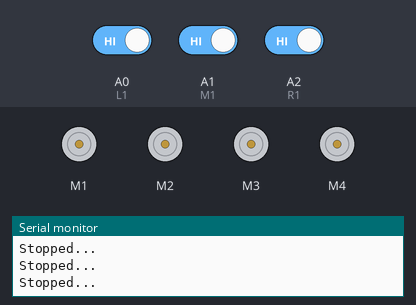
A sketch run on a simulated Arduino Uno, built with avr-gcc and run on an emulated ATmega328P. Parts: 4 × DC motor (green arrow = forward, orange = backward, longer = faster), the last lines printed to the serial monitor. Inputs (shaded band) come from the test bench; at power-on: A0 (L1) HIGH, A1 (M1) HIGH, A2 (R1) HIGH.

Above: at 1.2 s.
1.3 s: A0 (L1) driven LOW and A1 (M1) driven LOW
At 1.8 s:
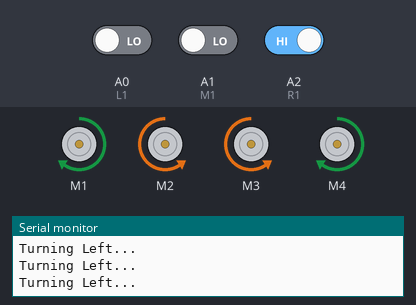
2.8 s: A2 (R1) driven LOW
At 3.1 s:
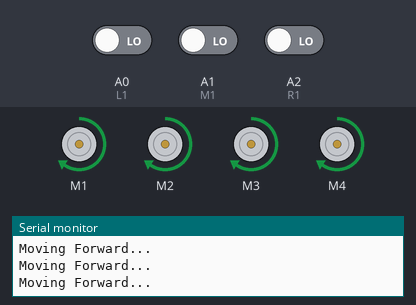
4.3 s: A0 (L1) driven HIGH
At 5.5 s:
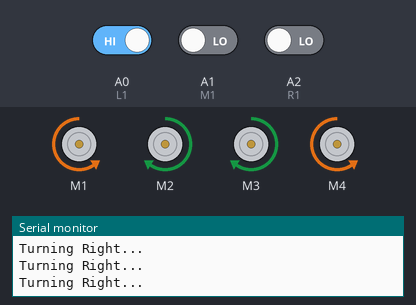
5.8 s: A1 (M1) driven HIGH
At 6.3 s:
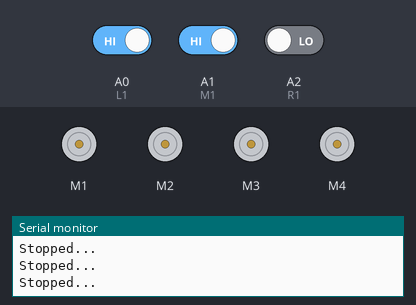
8.8 s: A1 (M1) driven LOW
At 9.8 s:
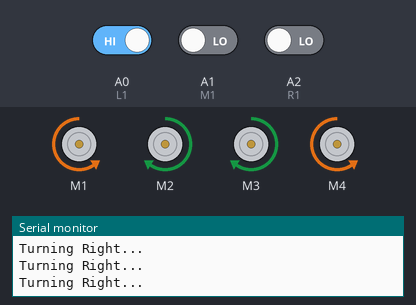
11.8 s: A0 (L1) driven LOW
At 12.7 s:
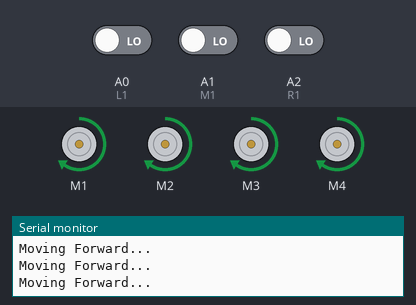
Timing chart, 0 to 14.8 s (numbered marks = the images above; inputs shaded):
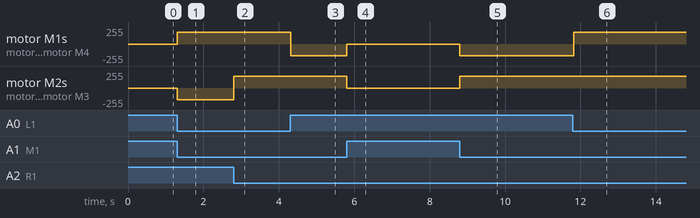

The sketch:

MotorCarFunction.ino
```cpp
#include <AFMotor.h>

// Define motor pins
#define L1 A0
#define M1 A1
#define R1 A2

// Initialize motors
AF_DCMotor motor1(1);
AF_DCMotor motor2(2);
AF_DCMotor motor3(3);
AF_DCMotor motor4(4);

// Motor speeds
int forwardSpeed = 175;
int turnSpeedmax = 175;
int turnSpeedmin = 175;

void setup() {
  // Initialize serial communication and sensor pins
  Serial.begin(9600);
  pinMode(L1, INPUT);
  pinMode(M1, INPUT);
  pinMode(R1, INPUT);
}

void loop() {
  // Read sensor values
  int LSensor = digitalRead(L1);
  int MSensor = digitalRead(M1);
  int RSensor = digitalRead(R1);

  // Check sensor conditions for different movements
  if (LSensor == 0 && MSensor == 0 && RSensor == 0) {
    // MOVE FORWARD
    moveForward(forwardSpeed);
  } else if (LSensor == 0 && MSensor == 0 && RSensor == 1) {
    // TURN LEFT
    turnLeft();
  } else if (LSensor == 1 && MSensor == 0 && RSensor == 0) {
    // TURN RIGHT
    turnRight();
  } else if (LSensor == 1 && MSensor == 1 && RSensor == 1) {
    // STOP-When no sensors are active
    stopMotors();
  } else if (LSensor == 0 && MSensor == 1 && RSensor == 1) {
    // STOP-When only Left sensor is active
    stopMotors();
  } else if (LSensor == 1 && MSensor == 1 && RSensor == 0) {
    // STOP-When only Right sensor is active
    stopMotors();
  }
}

void moveForward(int speed) {
  // Set motor speeds and run them forward
  setMotorSpeeds(speed, speed, speed, speed);
  motor1.run(FORWARD);
  motor2.run(FORWARD);
  motor3.run(FORWARD);
  motor4.run(FORWARD);
  Serial.println("Moving Forward...");
}

void turnLeft() {
  // Set motor speeds for turning left and run motors
  setMotorSpeeds(turnSpeedmax, turnSpeedmin, turnSpeedmin, turnSpeedmax);
  motor1.run(FORWARD);
  motor2.run(BACKWARD);
  motor3.run(BACKWARD);
  motor4.run(FORWARD);
  Serial.println("Turning Left...");
}

void turnRight() {
  // Set motor speeds for turning right and run motors
  setMotorSpeeds(turnSpeedmin, turnSpeedmax, turnSpeedmax, turnSpeedmin);
  motor1.run(BACKWARD);
  motor2.run(FORWARD);
  motor3.run(FORWARD);
  motor4.run(BACKWARD);
  Serial.println("Turning Right...");
}

void stopMotors() {
  // Stop motors and release them
  setMotorSpeeds(0, 0, 0, 0);
  motor1.run(RELEASE);
  motor2.run(RELEASE);
  motor3.run(RELEASE);
  motor4.run(RELEASE);
  Serial.println("Stopped...");
}

void setMotorSpeeds(int m1Speed, int m2Speed, int m3Speed, int m4Speed) {
  // Set speeds for individual motors
  motor1.setSpeed(m1Speed);
  motor2.setSpeed(m2Speed);
  motor3.setSpeed(m3Speed);
  motor4.setSpeed(m4Speed);
}
```

Measured:
- after the input at 1.3 s, motor M1, motor M4: stopped → forward 175/255 at once; motor M2, motor M3: stopped → backward 175/255 at once
- after the input at 2.8 s, motor M2, motor M3: backward 175/255 → forward 175/255 at once
- after the input at 4.3 s, motor M1, motor M4: forward 175/255 → backward 175/255 at once
- after the input at 5.8 s, motor M1, motor M4: backward 175/255 → stopped at once; motor M2, motor M3: forward 175/255 → stopped at once
- after the input at 8.8 s, motor M1, motor M4: stopped → backward 175/255 at once; motor M2, motor M3: stopped → forward 175/255 at once
- after the input at 11.8 s, motor M1, motor M4: backward 175/255 → forward 175/255 at once
